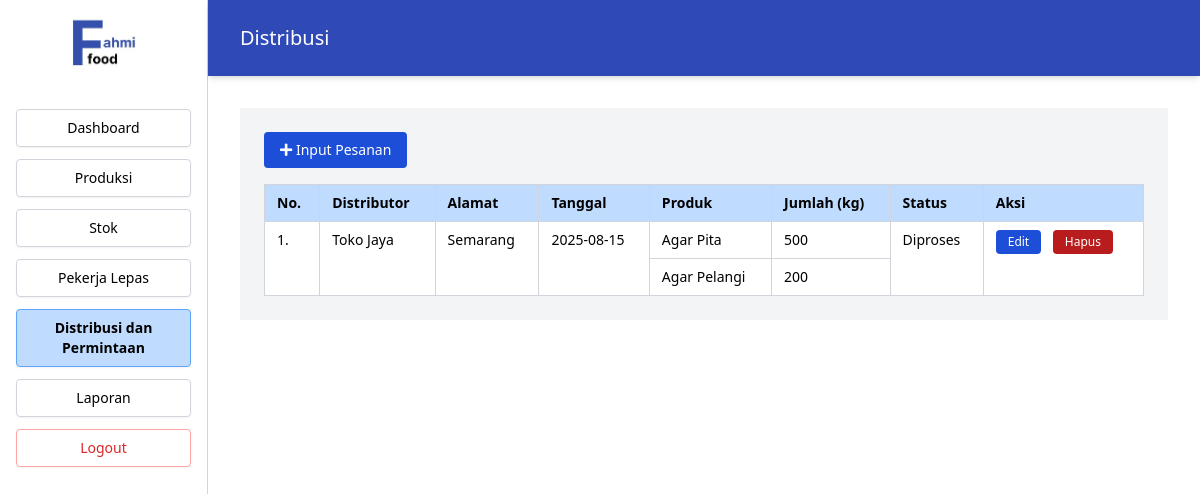
The page /Index.php?page=distribusi (signed in) on the database as committed earlier.
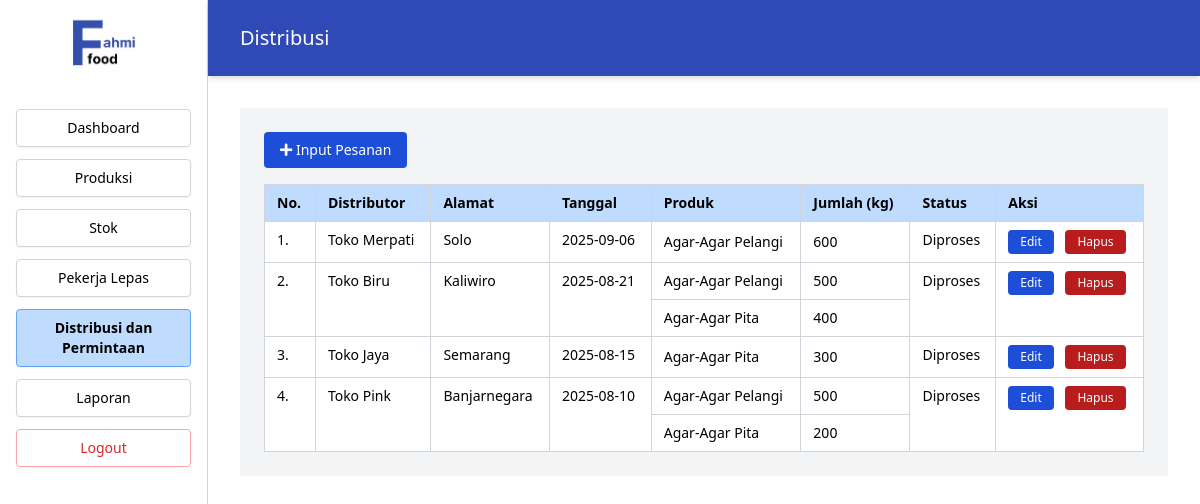
The same page on the database as committed later.
### tables this page shows
CREATE TABLE `distribusi` (
  `id_distribusi` int(11) NOT NULL,
  `nama_toko` varchar(100) DEFAULT NULL,
  `tanggal_distribusi` date DEFAULT NULL,
  `id_produk` int(11) NOT NULL,
  `jumlah_pesanan` int(11) DEFAULT NULL,
  `tanggal_pesanan` date DEFAULT NULL,
  `status_pengiriman` varchar(50) DEFAULT NULL,
  `nama_distributor` varchar(100) DEFAULT NULL,
  `alamat_distributor` varchar(255) DEFAULT NULL,
  `id_distributor` int(11) DEFAULT NULL
);

CREATE TABLE `produk` (
  `id_produk` int(11) NOT NULL,
  `nama_produk` varchar(100) NOT NULL
);

### src/Distribusi.php (the view, shortened to what this page needs)
<?php
include 'koneksi.php';
$daftar_distribusi = $pdo->query("
  SELECT d.id_distribusi,
         d.nama_distributor, d.alamat_distributor,
         d.tanggal_pesanan, d.status_pengiriman,
         d.id_produk, d.jumlah_pesanan,
         p.nama_produk
    FROM distribusi d
    JOIN produk p ON d.id_produk = p.id_produk
 ORDER BY d.tanggal_pesanan DESC, d.nama_distributor ASC, d.id_distribusi ASC
")->fetchAll(PDO::FETCH_ASSOC);
?>
<main class="flex-1 bg-gray-100">
  <section class="p-6 overflow-x-auto">
    <button id="btnTambah" class="mb-4 inline-flex items-center bg-blue-700 hover:bg-blue-800 text-white text-sm font-normal px-4 py-2 rounded" type="button">
      <i class="fas fa-plus"></i>&nbsp;Input Pesanan
    </button>
    <table class="w-full border border-gray-300 text-sm bg-white">
      <thead>
        <tr class="bg-blue-200 text-black text-left">
          <th class="border border-gray-300 px-3 py-2">No.</th>
          <th class="border border-gray-300 px-3 py-2">Distributor</th>
          <th class="border border-gray-300 px-3 py-2">Alamat</th>
          <th class="border border-gray-300 px-3 py-2">Tanggal</th>
          <th class="border border-gray-300 px-3 py-2">Produk</th>
          <th class="border border-gray-300 px-3 py-2">Jumlah (kg)</th>
          <th class="border border-gray-300 px-3 py-2">Status</th>
          <th class="border border-gray-300 px-3 py-2">Aksi</th>
        </tr>
      </thead>
      <tbody>
        <?php
        if (empty($daftar_distribusi)):
        ?>
          <tr>
            <td colspan="8" class="border border-gray-300 px-3 py-4 text-center text-gray-500">
              Belum ada data distribusi.
            </td>
          </tr>
        <?php
        else:
          $groups = [];
          foreach ($daftar_distribusi as $row) {
            $key = $row['nama_distributor'].'|'.$row['alamat_distributor'].'|'.$row['tanggal_pesanan'].'|'.$row['status_pengiriman'];
            if (!isset($groups[$key])) {
              $groups[$key] = [
                'header' => [
                  'nama_distributor'  => $row['nama_distributor'],
                  'alamat_distributor'=> $row['alamat_distributor'],
                  'tanggal_pesanan'   => $row['tanggal_pesanan'],
                  'status_pengiriman' => $row['status_pengiriman']
                ],
                'rows' => []
              ];
            }
            $groups[$key]['rows'][] = $row;
          }
          $no = 1;
          foreach ($groups as $g):
            $rowspan = count($g['rows']);
            $items = array_map(function($r){
              return ['id_produk'=>(int)$r['id_produk'],'jumlah'=>(int)$r['jumlah_pesanan']];
            }, $g['rows']);
            $items_json = htmlspecialchars(json_encode($items), ENT_QUOTES);
            foreach ($g['rows'] as $idx => $r):
        ?>
          <tr>
            <?php if ($idx === 0): ?>
              <td class="border border-gray-300 px-3 py-2 align-top" rowspan="<?= $rowspan ?>"><?= $no ?>.</td>
              <td class="border border-gray-300 px-3 py-2 align-top" rowspan="<?= $rowspan ?>"><?= htmlspecialchars($g['header']['nama_distributor']) ?></td>
              <td class="border border-gray-300 px-3 py-2 align-top" rowspan="<?= $rowspan ?>"><?= htmlspecialchars($g['header']['alamat_distributor']) ?></td>
              <td class="border border-gray-300 px-3 py-2 align-top" rowspan="<?= $rowspan ?>"><?= htmlspecialchars($g['header']['tanggal_pesanan']) ?></td>
            <?php endif; ?>
            <td class="border border-gray-300 px-3 py-2"><?= htmlspecialchars($r['nama_produk']) ?></td>
            <td class="border border-gray-300 px-3 py-2"><?= (int)$r['jumlah_pesanan'] ?></td>
            <?php if ($idx === 0): ?>
              <td class="border border-gray-300 px-3 py-2 align-top" rowspan="<?= $rowspan ?>"><?= htmlspecialchars($g['header']['status_pengiriman']) ?></td>
              <td class="border border-gray-300 px-3 py-2 align-top" rowspan="<?= $rowspan ?>">
                <button
                  class="btnEditGrup px-3 py-1 text-xs text-white rounded"
                  style="background-color:#1d4ed8;"
                  data-nama-old="<?= htmlspecialchars($g['header']['nama_distributor'], ENT_QUOTES) ?>"
                  data-alamat-old="<?= htmlspecialchars($g['header']['alamat_distributor'], ENT_QUOTES) ?>"
                  data-tanggal-old="<?= htmlspecialchars($g['header']['tanggal_pesanan'], ENT_QUOTES) ?>"
                  data-status-old="<?= htmlspecialchars($g['header']['status_pengiriman'], ENT_QUOTES) ?>"
                  data-items='<?= $items_json ?>'
                >Edit</button>
                <button
                  class="btnHapusGrup bg-red-700 text-white text-xs px-3 py-1 rounded ml-2"
                  data-nama-old="<?= htmlspecialchars($g['header']['nama_distributor'], ENT_QUOTES) ?>"
                  data-alamat-old="<?= htmlspecialchars($g['header']['alamat_distributor'], ENT_QUOTES) ?>"
                  data-tanggal-old="<?= htmlspecialchars($g['header']['tanggal_pesanan'], ENT_QUOTES) ?>"
                  data-status-old="<?= htmlspecialchars($g['header']['status_pengiriman'], ENT_QUOTES) ?>"
                >Hapus</button>
              </td>
            <?php endif; ?>
          </tr>
        <?php
            endforeach;
            $no++;
          endforeach;
        endif;
        ?>
      </tbody>
    </table>
  </section>
</main>

### index.php (shortened to what this page needs)
<?php
$page = isset($_GET['page']) ? $_GET['page'] : 'dashboard';
$src = [
  'login'     => 'Login.php',
  'dashboard' => 'src/Dashboard.php',
  'produksi'  => 'src/Produksi.php',
  'stok'      => 'src/Stok.php',
  'pekerja'   => 'src/Pekerja.php',
  'distribusi'=> 'src/Distribusi.php',
  'laporan'   => 'src/Laporan.php',
  'riwayat_gaji' => 'src/RiwayatGaji.php',
  'jadwal_lengkap' => 'src/jadwal_lengkap.php',
];
$logoPath = 'assets/logo.jpg';
?>
<!DOCTYPE html>
<html lang="en">
<head>
  <script src="https://cdn.tailwindcss.com"></script>
  <link rel="stylesheet" href="https://cdnjs.cloudflare.com/ajax/libs/font-awesome/5.15.3/css/all.min.css" />
</head>
<body class="bg-white font-sans">
<?php if ($page !== 'login'): ?>
<div class="flex min-h-screen">
  <aside class="w-52 border-r border-gray-300 flex flex-col p-4 bg-white sticky top-0 h-screen">
    <div class="mb-10 flex justify-center">
      <?php if (file_exists($logoPath)) {
        echo '<img src="' . htmlspecialchars($logoPath) . '" alt="Logo perusahaan" class="max-h-20 w-16 object-contain" />';
      } else {
        echo '<div class="w-full h-20 flex items-center justify-center border border-gray-300 rounded text-gray-400 text-sm">Logo belum diupload</div>';
      } ?>
    </div>
    <nav class="flex flex-col space-y-3 text-sm">
      <?php
      $menuItems = [
        'dashboard' => 'Dashboard',
        'produksi' => 'Produksi',
        'stok' => 'Stok',
        'pekerja' => 'Pekerja Lepas',
        'distribusi' => 'Distribusi dan Permintaan',
        'laporan' => 'Laporan',
      ];
      foreach ($menuItems as $key => $label) {
        $isActive = ($page === $key) ? 'bg-blue-200 border-blue-400 font-semibold' : 'border-gray-300';
        echo "<a href='Index.php?page=$key' class='text-center py-2 rounded border $isActive shadow-sm text-black transition-all hover:bg-blue-100 hover:border-blue-300'>$label</a>";
      }
      ?>
      <a href="Logout.php" class="text-center py-2 rounded border border-red-300 shadow-sm text-red-600 transition-all hover:bg-red-100 hover:border-red-400">Logout</a>
    </nav>
  </aside>
  <main class="flex-1 flex flex-col">
    <header class="sticky top-0 bg-[#2f49b7] text-white px-8 py-6 shadow-md z-40">
      <h1 class="text-xl font-normal"><?= ucfirst($page) ?></h1>
    </header>
    <div class="p-8 overflow-y-auto">
      <?php
      if (array_key_exists($page, $src)) {
        include $src[$page];
      } else {
        echo "<p class='text-red-500'>src tidak ditemukan.</p>";
      }
      ?>
    </div>
  </main>
</div>
<?php else: ?>
  <?php include $src[$page]; ?>
<?php endif; ?>
</body>
</html>

Rows that differ between the two databases and show on the page:
removed distribusi: nama_distributor "Toko Jaya", alamat_distributor "Semarang", tanggal_pesanan "2025-08-15", id_produk.nama_produk "Agar Pita", jumlah_pesanan "500", status_pengiriman "Diproses"
removed distribusi: id_produk.nama_produk "Agar Pelangi", jumlah_pesanan "200"
added distribusi: nama_distributor "Toko Merpati", alamat_distributor "Solo", tanggal_pesanan "2025-09-06", id_produk.nama_produk "Agar-Agar Pelangi", jumlah_pesanan "600", status_pengiriman "Diproses"
added distribusi: nama_distributor "Toko Biru", alamat_distributor "Kaliwiro", tanggal_pesanan "2025-08-21", id_produk.nama_produk "Agar-Agar Pelangi", jumlah_pesanan "500", status_pengiriman "Diproses"
added distribusi: id_produk.nama_produk "Agar-Agar Pita", jumlah_pesanan "400"
added distribusi: nama_distributor "Toko Jaya", alamat_distributor "Semarang", tanggal_pesanan "2025-08-15", id_produk.nama_produk "Agar-Agar Pita", jumlah_pesanan "300", status_pengiriman "Diproses"
added distribusi: nama_distributor "Toko Pink", alamat_distributor "Banjarnegara", tanggal_pesanan "2025-08-10", id_produk.nama_produk "Agar-Agar Pelangi", jumlah_pesanan "500", status_pengiriman "Diproses"
added distribusi: id_produk.nama_produk "Agar-Agar Pita", jumlah_pesanan "200"
